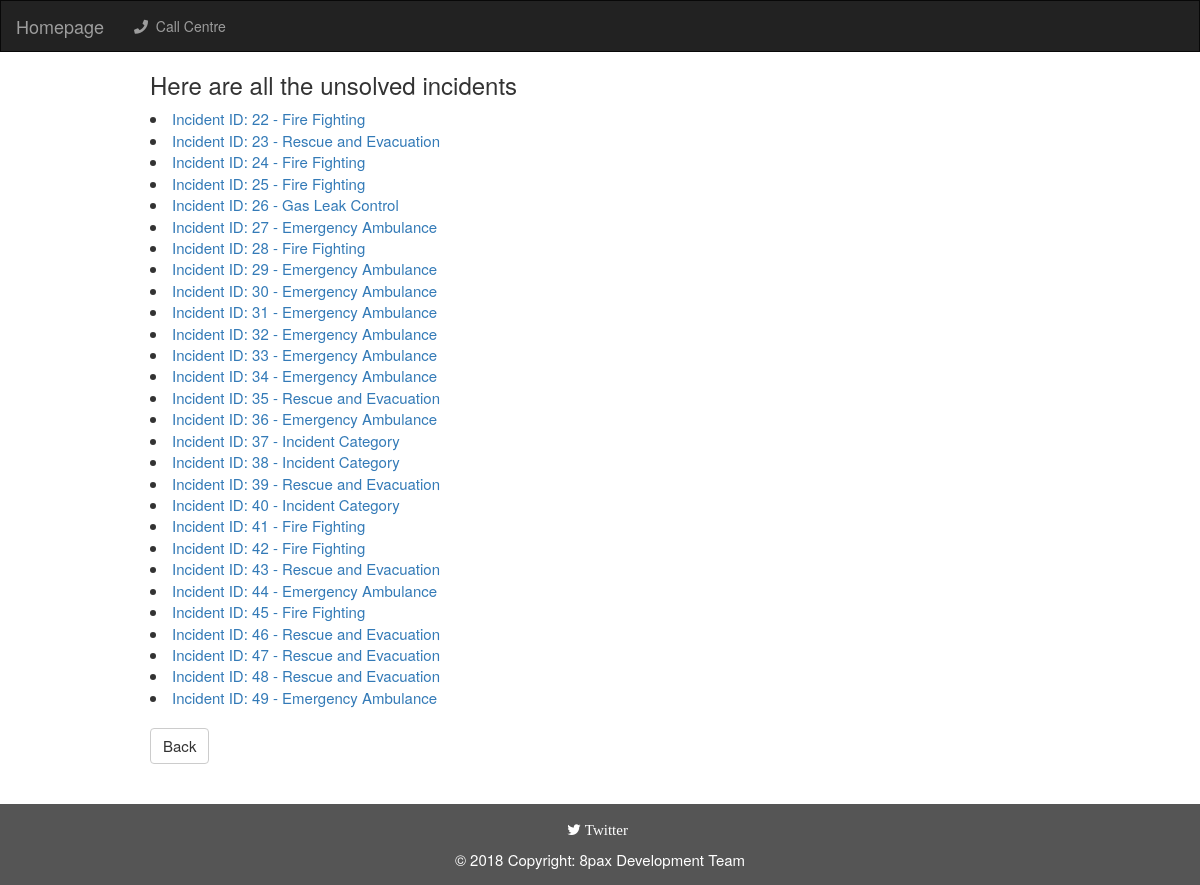
The app's page /statusCreation/, older data.
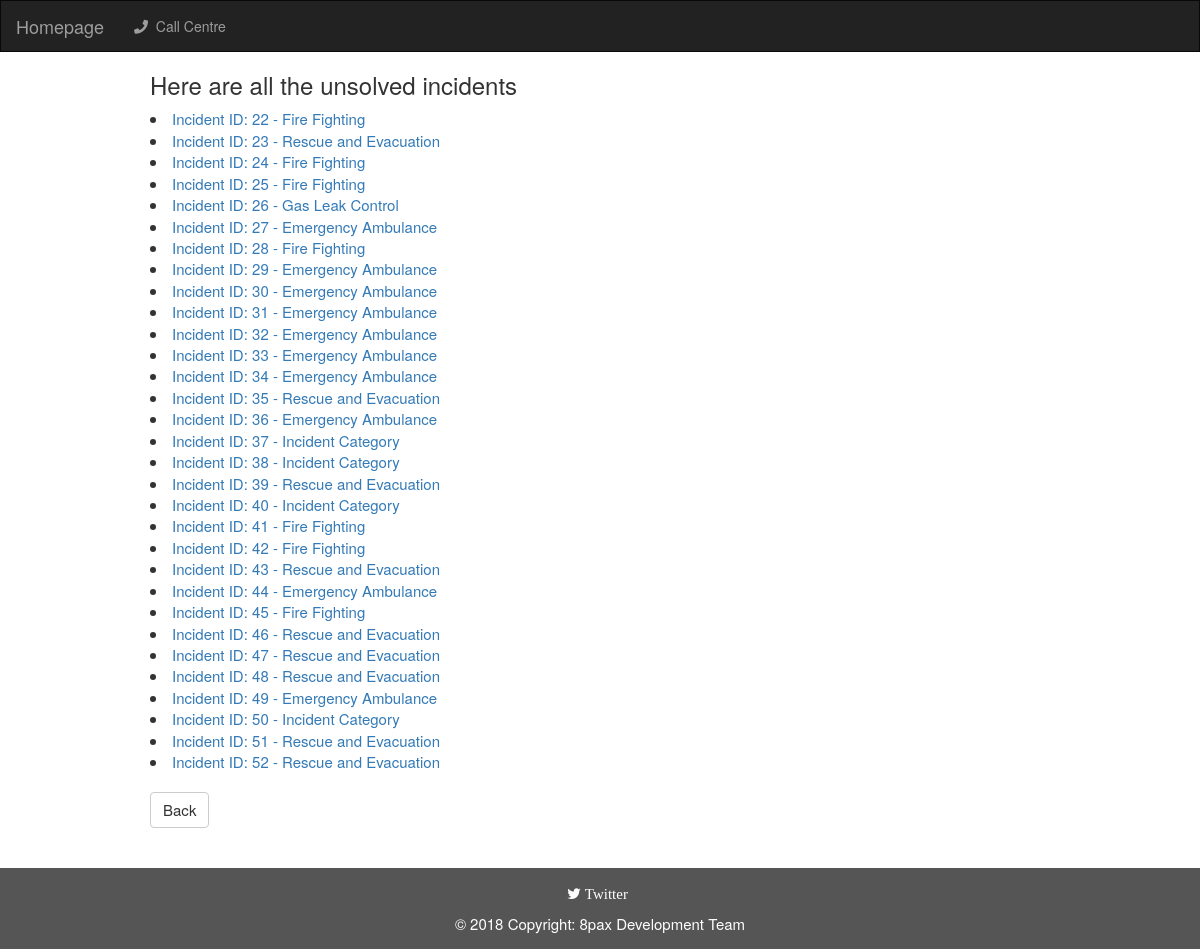
The same page, newer data.
### callcentre/models.py (models this page shows)
class Incident(models.Model):
    caller_name = models.CharField(max_length=50, default='NULL',blank=True)
    mobile_number = models.CharField(max_length=8, default='NULL',blank=True)
    incident_time = models.DateTimeField(default=timezone.now())
    incident_location = models.CharField(max_length=100, default='NULL',blank=True)
    incident_department = models.CharField(max_length=100, default='NULL')
    incident_region = models.CharField(max_length=100, choices=REGION_CHOICES, default='NULL')
    incident_category = models.CharField(max_length=100, default='NULL')
    incident_type = models.CharField(max_length=100, default='NULL')
    incident_status = models.CharField(max_length=100, choices=STATUS_UPDATE, default='New')
    incident_description = models.CharField(max_length=200, default='NULL',blank=True)

### statusCreation/views.py (the view)
def index(request):
    all_unsolved_incidents = Incident.objects.exclude(incident_status='Resolved').order_by('incident_time')
    return render(request, 'statustrack/statusCreation_home.html', {'all_unsolved_incidents' : all_unsolved_incidents})

### templates/statustrack/statusCreation_home.html
{% extends 'base_navi.html' %}
{% block body %}
    <h3>Here are all the unsolved incidents</h3>
    <u1 style="font-size:15px;">
        {% for incident in all_unsolved_incidents %}
        <li><a href="/statusCreation/{{ incident.id }}">Incident ID: {{ incident.id }} - {{ incident.incident_category }}</a></li>
        {% endfor %}
    </u1>
<a class="btn btn-default" href="{% url 'callcentre:callcentre_home' %}" role="button" style="margin-top:20px;font-size:15px;">Back</a>
{% endblock %}

Row changes from the older to the newer data that the page shows:
added Incident: id "50", incident_category "Incident Category"
added Incident: id "51", incident_category "Rescue and Evacuation"
added Incident: id "52", incident_category "Rescue and Evacuation"
